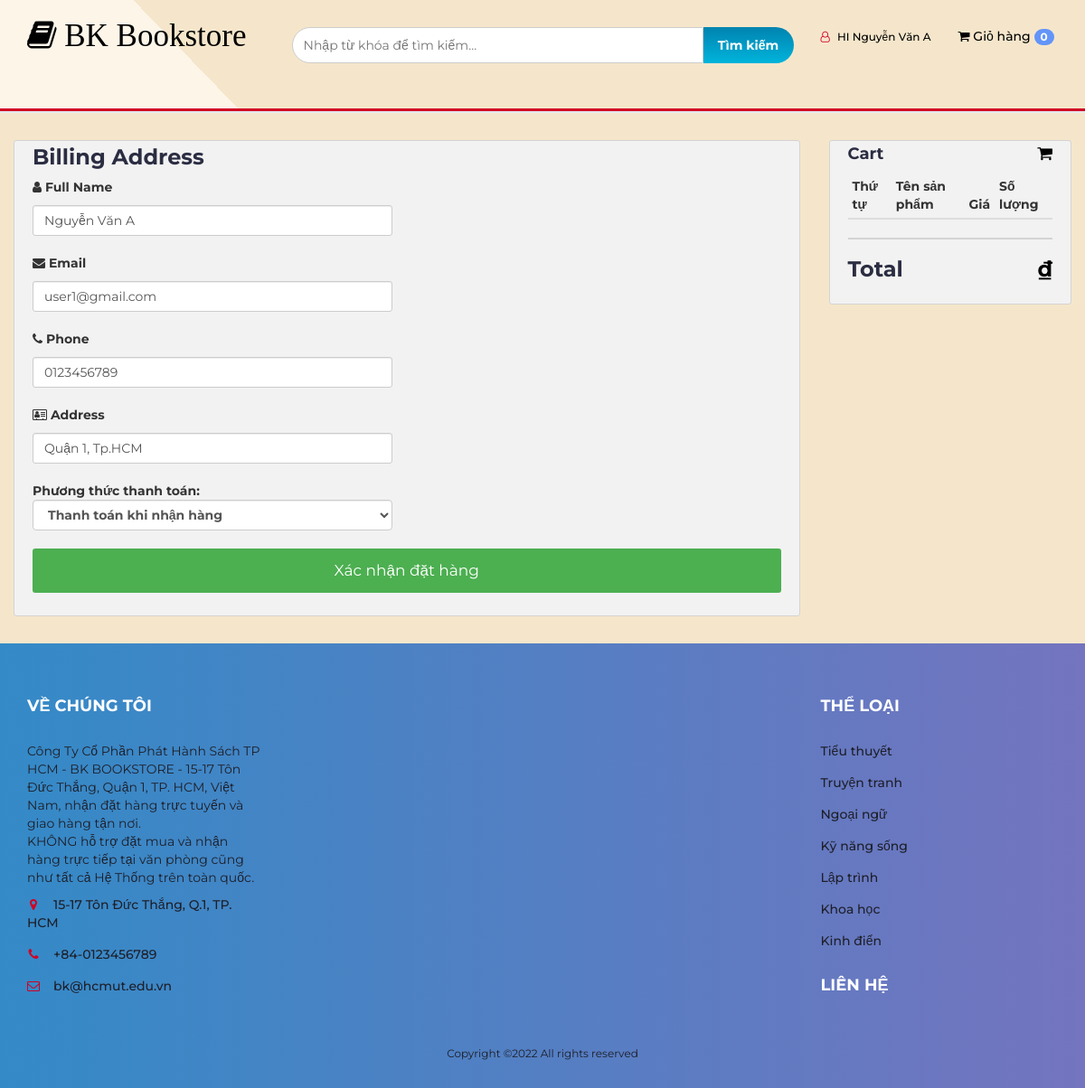
Screenshot of /Web_hcmut/checkout.php (signed in) with the database file from the repository.
### tables this page shows
CREATE TABLE
    `user_info` (
        `user_id` int(10) NOT NULL,
        `first_name` varchar(100) NOT NULL,
        `last_name` varchar(100) NOT NULL,
        `email` varchar(300) NOT NULL,
        `password` varchar(300) NOT NULL,
        `mobile` varchar(10) NOT NULL,
        `address1` varchar(300) NOT NULL,
        `address2` varchar(11) NOT NULL
    );

CREATE TABLE
    `categories` (
        `cat_id` int(100) NOT NULL,
        `cat_title` text NOT NULL
    );

### Web_hcmut/checkout.php (the view, shortened to what this page needs)
<?php
include "header.php";
include "db.php";
?>
<section class="section">
    <div class="container-fluid">
        <div class="row-checkout">
            <div class="col-75">
                <div class="container-checkout">
                    <form id="checkout_form" action="checkout_process.php" method="POST" class="was-validated">
                        <div class="row-checkout">
                            <?php
                            if (isset($_SESSION['uid'])) {
                                $user_id = $_SESSION['uid'];
                                $sql = "SELECT * FROM user_info WHERE user_id=$user_id";
                                $result = mysqli_query($con, $sql);
                                $result = mysqli_fetch_assoc($result);
                                $full_name = $result['first_name'] . ' ' . $result['last_name'];
                                $email = $result['email'];
                                $phone = $result['mobile'];
                                $address = $result['address1'] . ", " . $result['address2'];
                                echo "
										<div class='col-50'>
											<h3>Billing Address</h3>
											<label for='fname'><i class='fa fa-user'></i> Full Name</label>
											<input type='text' id='fname' class='form-control'
											name='fullname' required
											value='$full_name'>
											<label for='email'><i class='fa fa-envelope'></i> Email</label>
											<input type='text' id='email' name='email' class='form-control'
											pattern='^[_a-z0-9-]+(\.[_a-z0-9-]+)*@[a-z0-9]+(\.[a-z]{2,4})$' required
											value='$email'>
											<label for='phone'><i class='fa fa-phone'></i> Phone</label>
											<input type='number' id='phone' class='form-control' name='phone' required
											value='$phone'>
											<label for='adr'><i class='fa fa-address-card-o'></i> Address</label>
											<input type='text' id='adr' name='address' class='form-control' required
											value='$address'>
											<label>Phương thức thanh toán:
												<select name='pay-type' id='pay-type' class='form-control'>
													<option value='1'>Thanh toán khi nhận hàng</option>
													<option value='2'>Thanh toán bằng thẻ</option>
												</select>
											</label>
										</div>
									";
                            }
                            ?>
                            <div class="col-50" id="pay-by-card">
                            </div>
                        </div>
                        <input type="submit" id="submit" value="Xác nhận đặt hàng" class="btn checkout-btn">
                    </form>
                </div>
            </div>
            <div class="col-25">
                <div class="container-checkout">
                    <h4>Cart
                        <span class='price' style='color:black'>
                            <i class='fa fa-shopping-cart'></i>
                        </span>
                    </h4>
                    <table class='table table-condensed'>
                        <thead>
                            <tr>
                                <th>Thứ tự</th>
                                <th>Tên sản phẩm</th>
                                <th> Giá </th>
                                <th> Số lượng</th>
                            </tr>
                        </thead>
                    </table>
                    <hr>
                    <h3>Total
                        <span id="checkout-total" class='price' style='color:black'>
                            &#x20AB;
                        </span>
                    </h3>
                </div>
            </div>
        </div>
    </div>
</section>
<?php
include "footer.php";
?>

### Web_hcmut/header.php (shortened to what this page needs)
<!DOCTYPE html>
<html lang="en">
<head>
    <link type="text/css" rel="stylesheet" href="css/bootstrap.min.css" />
    <link type="text/css" rel="stylesheet" href="css/slick.css" />
    <link type="text/css" rel="stylesheet" href="css/slick-theme.css" />
    <link type="text/css" rel="stylesheet" href="css/nouislider.min.css" />
    <link rel="stylesheet" href="css/font-awesome.min.css">
    <link type="text/css" rel="stylesheet" href="css/style.css" />
    <link type="text/css" rel="stylesheet" href="css/accountbtn.css" />
</head>
<body>
    <header>
        <div id="header">
            <div class="container">
                <div class="row">
                    <div class="col-md-3">
                        <div class="header-logo">
                            <a href="/" class="logo">
                                <p class="p3"> <i class="fa fa-book" aria-hidden="true"></i> BK Bookstore
                                </p>
                            </a>
                        </div>
                    </div>
                    <div class="col-md-6">
                        <div class="header-search">
                            <form>
                                <input class="input" id="search" type="text" placeholder="Nhập từ khóa để tìm kiếm...">
                                <button type="submit" id="search_btn" class="search-btn">Tìm kiếm</button>
                            </form>
                        </div>
                    </div>
                    <div class="col-md-3 clearfix">
                        <div class="header-ctn">
                            <div>
                                <ul class="header-links pull-right">
                                    <li><?php
                                        include "db.php";
                                        if (isset($_SESSION["uid"])) {
                                            $sql = "SELECT first_name, last_name FROM user_info WHERE user_id='$_SESSION[uid]'";
                                            $query = mysqli_query($con, $sql);
                                            $row = mysqli_fetch_array($query);
                                            if (isset($row)) {
                                                echo '
                                <div class="dropdownn">
                                  <a href="#" class="dropdownn" data-toggle="modal" data-target="#myModal" ><i class="fa fa-user-o"></i> HI ' . $row["first_name"] . ' ' . $row['last_name'] . '</a>
                                  <div class="dropdownn-content">
                                    <a href="profile.php"><i class="fa fa-user-circle" aria-hidden="true" ></i>Thông tin cá nhân</a>
                                    <a href="logout.php"  ><i class="fa fa-sign-in" aria-hidden="true"></i>Đăng xuất</a>
                                  </div>
                                  </div>';
                                            }
                                        }
                                        ?>
                                    </li>
                                </ul>
                            </div>
                            <div>
                                <div class="dropdown">
                                    <a class="dropdown-toggle" data-toggle="dropdown" aria-expanded="true">
                                        <i class="fa fa-shopping-cart"></i>
                                        <span>Giỏ hàng</span>
                                        <div class="badge qty">0</div>
                                    </a>
                                </div>
                            </div>
                        </div>
                    </div>
                </div>
            </div>
        </div>
    </header>
    <nav id='navigation'>
    </nav>

### Web_hcmut/footer.php (shortened to what this page needs)
<footer id="footer">
    <div class="section">
        <div class="container">
            <div class="row">
                <div class="col-md-3 col-xs-6">
                    <div class="footer">
                        <h3 class="footer-title">Về chúng tôi</h3>
                        <p> Công Ty Cổ Phần Phát Hành Sách TP HCM - BK BOOKSTORE -
                            15-17 Tôn Đức Thắng, Quận 1, TP. HCM, Việt Nam, nhận đặt hàng trực tuyến và giao hàng tận
                            nơi.
                            <br>
                            KHÔNG hỗ trợ đặt mua và nhận hàng trực tiếp tại văn phòng cũng như tất cả Hệ Thống trên toàn
                            quốc.
                        </p>
                        <ul class="footer-links">
                            <li><a href="#"><i class="fa fa-map-marker"></i>15-17 Tôn Đức Thắng, Q.1, TP. HCM</a></li>
                            <li><a href="#"><i class="fa fa-phone"></i>+84-0123456789</a></li>
                            <li><a href="#"><i class="fa fa-envelope-o"></i>bk@hcmut.edu.vn</a></li>
                        </ul>
                    </div>
                </div>
                <div class="col-md-6 text-center" style="margin-top:80px;">
                    <ul class="footer-payments">
                        <iframe src="https://www.google.com/maps/embed?pb=!1m18!1m12!1m3!1d3919.4815584805283!2d106.70413911477142!3d10.774381392322878!2m3!1f0!2f0!3f0!3m2!1i1024!2i768!4f13.1!3m3!1m2!1s0x31752f4427cc6a63%3A0xb685b00c0b210443!2zMTUgxJAuIFTDtG4gxJDhu6ljIFRo4bqvbmcsIELhur9uIE5naMOpLCBRdeG6rW4gMSwgVGjDoG5oIHBo4buRIEjhu5MgQ2jDrSBNaW5oLCBWaeG7h3QgTmFt!5e0!3m2!1svi!2s!4v1670330626941!5m2!1svi!2s" width="400" height="300" style="border:0;" allowfullscreen="" loading="lazy"></iframe>
                    </ul>
                    <span class="copyright">
                        Copyright &copy;2022 All rights reserved
                    </span>
                </div>
                <div class="col-md-3 col-xs-6">
                    <div class="footer">
                        <h3 class="footer-title">Thể loại</h3>
                        <ul class="footer-links">
                            <?php
                            include 'db.php';
                            $result = mysqli_query($con, 'SELECT * FROM categories');
                            foreach ($result as $cat) {
                                $cat_id = $cat['cat_id'];
                                $cat_title = $cat['cat_title'];
                                echo "<li><a href='store?cat=$cat_id'>$cat_title</a></li>";
                            }
                            ?>
                        </ul>
                    </div>
                    <div class="footer">
                        <h3 class="footer-title">Liên hệ </h3>
                    </div>
                </div>
            </div>
        </div>
    </div>
</footer>
</body>
</html>

### Web_hcmut/css/style.css (style rules this page uses)
html { scroll-behavior: smooth; }
body { font-family: "Montserrat", sans-serif; font-weight: 400; background-image: linear-gradient(-134deg, #f5e6cb 80%, #fcf5e8 50%); }
h1, h2, h3, h4, h5, h6 { color: #2b2d42; font-weight: 700; margin: 0 0 10px; }
a { color: #000000; font-weight: 500; -webkit-transition: 0.2s color; transition: 0.2s color; }
ul, ol { margin: 0; padding: 0; list-style: none; }
.input { height: 40px; padding: 0px 15px; border: 1px solid #e4e7ed; background-color: #fff; width: 100%; }
.section { padding-top: 30px; padding-bottom: 30px; }
.header-links li { display: inline-block; margin-right: 15px; font-size: 12px; }
.header-links li:last-child { margin-right: 0px; }
.header-links li a { color: rgb(0, 0, 0); }
.header-links li i { color: #d10024; margin-right: 5px; }
#header { padding-top: 15px; padding-bottom: 15px; background-image: linear-gradient( -135deg, #ff6cab 0%, #f660bc 10%, #ec53cd 20%, #e045de 30%, #d335ee 40%, #c323ff 50%, #b53aff 60%, #a749ff 70%, #9854ff 80%, #865eff 90%, #7366ff 100% ); }
.header-logo { float: left; }
.header-search { padding: 15px 0px; }
.header-search form { position: relative; display: flex; }
.header-search form .input { width: calc(100% - 100px); border-top-left-radius: 40px; border-bottom-left-radius: 40px; }
.header-search form .search-btn { height: 40px; width: 100px; background: #00b4db; background: -webkit-linear-gradient( to bottom, #0083b0, #00b4db ); background: linear-gradient( to bottom, #0083b0, #00b4db ); color: #fff; font-weight: 700; border: none; border-radius: 0px 40px 40px 0px; }
.header-ctn { display: flex; align-items: center; flex-wrap: wrap; padding: 15px 0px; }
.header-ctn > div { display: inline-block; }
.header-ctn > div + div { margin-left: 30px; }
.dropdown span { cursor: pointer; }
#navigation { background: #fff; border-bottom: 2px solid #e4e7ed; border-top: 3px solid #d10024; }
#footer { background: #15161d; color: #b9babc; }
.footer { margin: 30px 0px; }
.footer .footer-title { color: #fff; text-transform: uppercase; font-size: 18px; margin: 0px 0px 30px; }
.footer-links li + li { margin-top: 15px; }
.footer-links li a { color: #4834df; }
.footer-links li i { margin-right: 15px; color: #d10024; width: 14px; text-align: center; }
.copyright { margin-top: 30px; display: block; font-size: 12px; }

### Web_hcmut/css/accountbtn.css (style rules this page uses)
.dropdownn { position: relative; display: inline-block; }

### Web_hcmut/header.php (style rules this page uses)
#navigation { background: #ffffff; }
#header { background: #ffffff; background-image: linear-gradient(-134deg, #f5e6cb 80%, #fcf5e8 50%); }
.p3 { font-family: 'Brush Script MT', cursive; font-size: 35px; }
.badge { background-color: #6394F8; border-radius: 10px; color: white; display: inline-block; font-size: 12px; line-height: 1; padding: 3px 7px; text-align: center; vertical-align: middle; white-space: nowrap; }
#footer { background: #7474BF; background: -webkit-linear-gradient(to right, #348AC7, #7474BF); background: linear-gradient(to right, #348AC7, #7474BF); color: #1E1F29; }
.footer-links li a { color: #1E1F29; }

### Web_hcmut/checkout.php (style rules this page uses)
.row-checkout { display: -ms-flexbox; display: flex; -ms-flex-wrap: wrap; flex-wrap: wrap; margin: 0 -16px; }
.col-25 { -ms-flex: 25%; flex: 25%; }
.col-50 { -ms-flex: 50%; flex: 50%; }
.col-75 { -ms-flex: 75%; flex: 75%; }
.col-25, .col-50, .col-75 { padding: 0 16px; }
.container-checkout { background-color: #f2f2f2; padding: 5px 20px 15px 20px; border: 1px solid lightgrey; border-radius: 3px; }
input[type=text], input[type=number] { width: 100%; margin-bottom: 20px; padding: 12px; border: 1px solid #ccc; border-radius: 3px; }
label { margin-bottom: 10px; display: block; }
.checkout-btn { background-color: #4CAF50; color: white; padding: 12px; margin: 10px 0; border: none; width: 100%; border-radius: 3px; cursor: pointer; font-size: 17px; }
hr { border: 1px solid lightgrey; }
span.price { float: right; color: grey; }

### rows the page displays
user_info: first_name "Nguyễn Văn", last_name "A", fullname "Nguyễn Văn A", email "user1@gmail.com", phone "0123456789", address "Quận 1, Tp.HCM"
categories: cat_title "Tiểu thuyết"
categories: cat_title "Truyện tranh"
categories: cat_title "Ngoại ngữ"
categories: cat_title "Kỹ năng sống"
categories: cat_title "Lập trình"
categories: cat_title "Khoa học"
categories: cat_title "Kinh điển"
